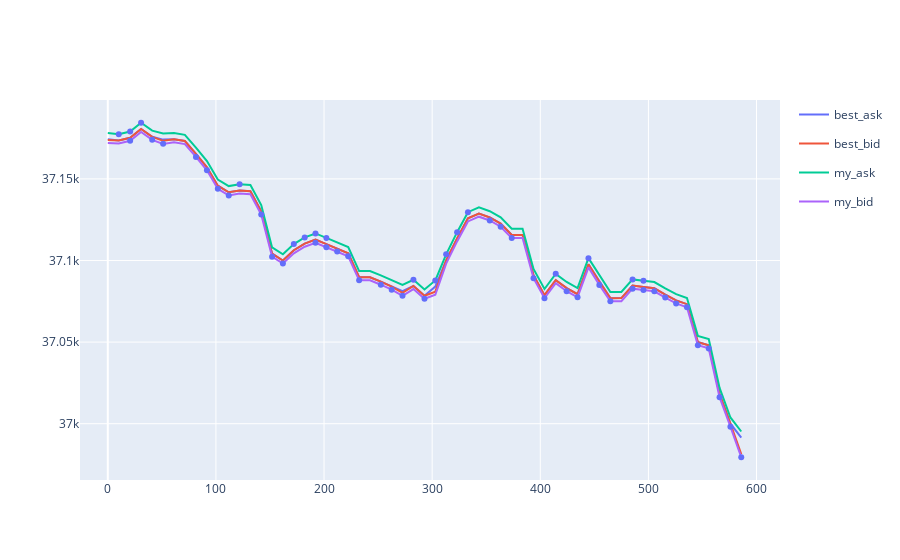

This figure's notebook cell:
### Markdown cell above
## Visualize the data 
All filled orders are marked as dots on the plot.

### Code cell
quotes["time_rel"] = quotes["time"] - quotes["time"][0]

fig1 = px.line(quotes, x="time_rel", y=["best_ask","best_bid","my_ask","my_bid"])

fig2 = px.scatter(quotes[quotes["filled_asks"] == 1], x="time_rel", y="my_ask")
fig3 = px.scatter(quotes[quotes["filled_bids"] == 1], x="time_rel", y="my_bid")
fig4 = go.Figure(data=fig1.data + fig2.data + fig3.data)
fig4.show()
